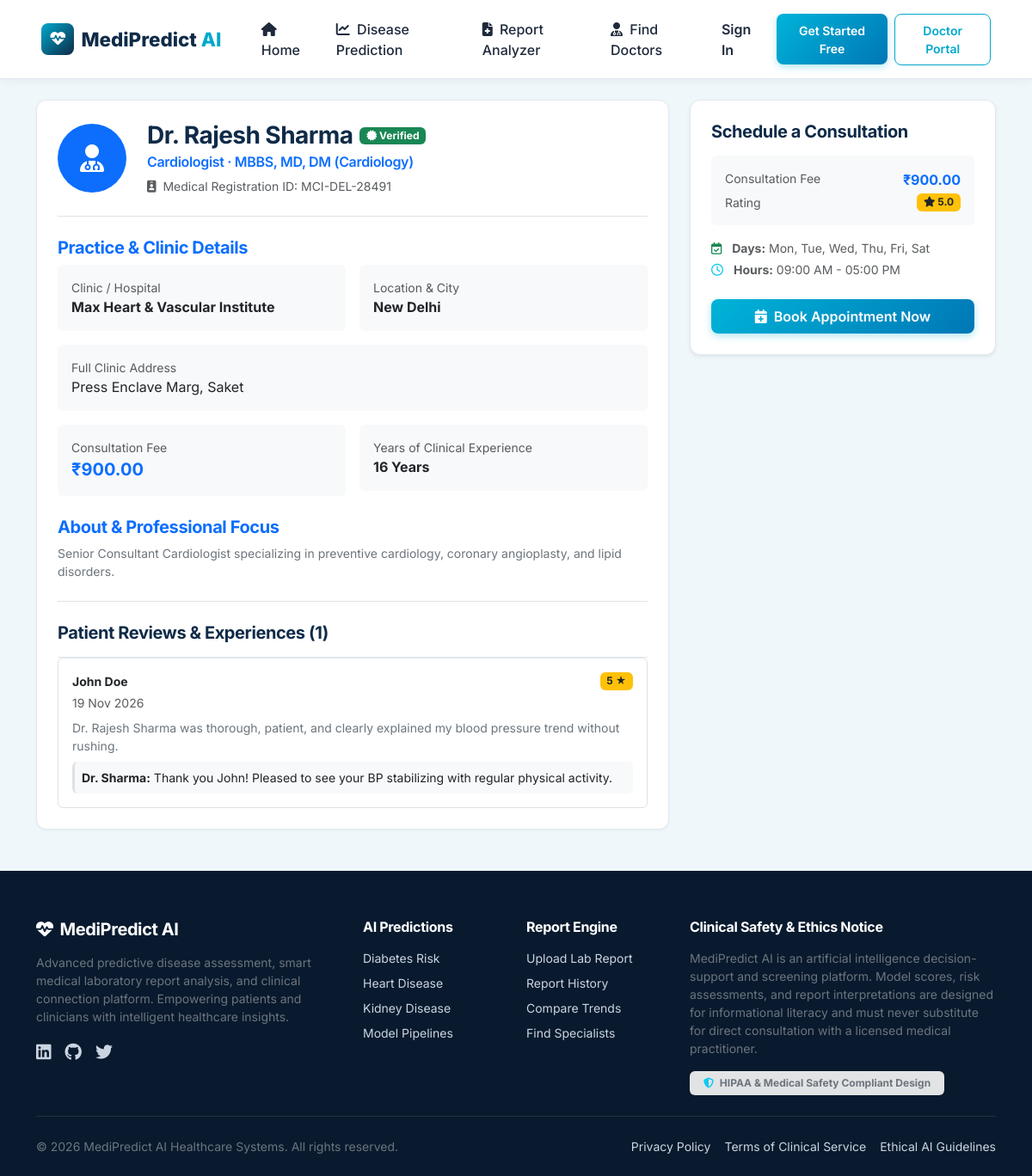
Page /appointments/doctor/1/ on the committed database.
### core/models.py (models this page shows, shortened)
class DoctorProfile(models.Model):
    SPECIALIZATIONS = [
        ('General Physician', 'General Physician'),
        ('Cardiologist', 'Cardiologist (Heart Specialist)'),
        ('Diabetologist / Endocrinologist', 'Diabetologist / Endocrinologist'),
        ('Nephrologist', 'Nephrologist (Kidney Specialist)'),
        ('Pathologist', 'Pathologist (Lab Medicine)'),
        ('Pulmonologist', 'Pulmonologist (Chest & Lungs)'),
        ('Neurologist', 'Neurologist'),
        ('Pediatrician', 'Pediatrician'),
    ]
    user = models.OneToOneField(CustomUser, on_delete=models.CASCADE, related_name='doctor_profile')
    qualification = models.CharField(max_length=150, help_text="e.g. MBBS, MD, DM (Cardiology)")
    specialization = models.CharField(max_length=60, choices=SPECIALIZATIONS, default='General Physician')
    license_number = models.CharField(max_length=50, unique=True, help_text="Medical Council Registration No.")
    clinic_name = models.CharField(max_length=150, default="City Health Clinic")
    clinic_address = models.TextField(default="Connaught Place, Central Delhi")
    city = models.CharField(max_length=100, default="New Delhi")
    latitude = models.FloatField(default=28.6139, help_text="GPS Latitude for map integration")
    longitude = models.FloatField(default=77.2090, help_text="GPS Longitude for map integration")
    consultation_fee = models.DecimalField(max_digits=8, decimal_places=2, default=500.00)
    experience_years = models.PositiveIntegerField(default=5)
    bio = models.TextField(blank=True, null=True)
    is_verified = models.BooleanField(default=False, help_text="Verified by MediPredict AI Admin")
    available_days = models.CharField(max_length=100, default="Mon, Tue, Wed, Thu, Fri, Sat")
    available_time_start = models.TimeField(default="09:00:00")
    available_time_end = models.TimeField(default="17:00:00")

class CustomUser(AbstractUser):
    ROLE_CHOICES = (
        ('PATIENT', 'Patient'),
        ('DOCTOR', 'Doctor'),
        ('ADMIN', 'Administrator'),
    )
    role = models.CharField(max_length=15, choices=ROLE_CHOICES, default='PATIENT')
    phone = models.CharField(max_length=20, blank=True, null=True)
    date_of_birth = models.DateField(blank=True, null=True)
    gender = models.CharField(
        max_length=15,
        choices=[('Male', 'Male'), ('Female', 'Female'), ('Other', 'Other')],
        blank=True, null=True
    )
    profile_picture = models.ImageField(upload_to='avatars/', blank=True, null=True)
    created_at = models.DateTimeField(auto_now_add=True)
    updated_at = models.DateTimeField(auto_now=True)

### appointments/models.py (models this page shows, shortened)
class DoctorReview(models.Model):
    patient = models.ForeignKey(settings.AUTH_USER_MODEL, on_delete=models.CASCADE, related_name='given_reviews')
    doctor = models.ForeignKey(DoctorProfile, on_delete=models.CASCADE, related_name='received_reviews')
    rating = models.PositiveSmallIntegerField(choices=[(i, f"{i} Stars") for i in range(1, 6)], default=5)
    comment = models.TextField(help_text="Patient feedback regarding consultation and care")
    doctor_reply = models.TextField(blank=True, null=True, help_text="Response from the attending doctor")
    created_at = models.DateTimeField(auto_now_add=True)
    class Meta:
        ordering = ['-created_at']

### appointments/views.py (the view)
# urls.py: path('doctor/<int:pk>/', views.doctor_detail, name='doctor_detail'),
def doctor_detail(request, pk):
    doctor = get_object_or_404(DoctorProfile.objects.select_related('user'), pk=pk)
    reviews = doctor.received_reviews.select_related('patient').all()
    avg_rating = reviews.aggregate(Avg('rating'))['rating__avg']
    avg_rating_display = round(avg_rating, 1) if avg_rating else 'New'
    return render(request, 'appointments/doctor_profile.html', {
        'doctor': doctor,
        'reviews': reviews,
        'avg_rating': avg_rating_display,
        'review_count': reviews.count(),
    })

### core/context_processors.py (called while the page is built, shortened)
def global_context(request):
    context = {
        'APP_NAME': 'MediPredict AI',
        'APP_TAGLINE': 'Intelligent Healthcare & Predictive Diagnostic Platform',
    }
    return context

### templates/appointments/doctor_profile.html (shortened to what this page needs)
{% extends 'base.html' %}
{% block content %}
<div class="container py-4">
    <div class="row g-4">
        <div class="col-lg-8">
            <div class="card card-medi p-4 mb-4">
                <div class="d-flex align-items-center gap-4 border-bottom pb-4 mb-4">
                    <div class="rounded-circle bg-primary text-white d-flex align-items-center justify-content-center fw-bold fs-2 flex-shrink-0" style="width: 80px; height: 80px;">
                        <i class="fa-solid fa-user-doctor"></i>
                    </div>
                    <div>
                        <div class="d-flex align-items-center gap-2 mb-1">
                            <h3 class="fw-bold mb-0">Dr. {{ doctor.user.get_full_name|default:doctor.user.username }}</h3>
                            {% if doctor.is_verified %}
                                <span class="badge bg-success"><i class="fa-solid fa-certificate"></i> Verified</span>
                            {% endif %}
                        </div>
                        <h6 class="text-primary fw-semibold mb-2">{{ doctor.specialization }} · {{ doctor.qualification }}</h6>
                        <div class="text-muted small">
                            <i class="fa-solid fa-id-badge me-1"></i> Medical Registration ID: {{ doctor.license_number }}
                        </div>
                    </div>
                </div>
                <h5 class="fw-bold text-primary mb-2">Practice & Clinic Details</h5>
                <div class="row g-3 mb-4">
                    <div class="col-md-6">
                        <div class="p-3 bg-light rounded">
                            <small class="text-muted d-block">Clinic / Hospital</small>
                            <span class="fw-bold">{{ doctor.clinic_name }}</span>
                        </div>
                    </div>
                    <div class="col-md-6">
                        <div class="p-3 bg-light rounded">
                            <small class="text-muted d-block">Location & City</small>
                            <span class="fw-bold">{{ doctor.city }}</span>
                        </div>
                    </div>
                    <div class="col-md-12">
                        <div class="p-3 bg-light rounded">
                            <small class="text-muted d-block">Full Clinic Address</small>
                            <span>{{ doctor.clinic_address }}</span>
                        </div>
                    </div>
                    <div class="col-md-6">
                        <div class="p-3 bg-light rounded">
                            <small class="text-muted d-block">Consultation Fee</small>
                            <span class="fw-bold text-primary fs-5">₹{{ doctor.consultation_fee }}</span>
                        </div>
                    </div>
                    <div class="col-md-6">
                        <div class="p-3 bg-light rounded">
                            <small class="text-muted d-block">Years of Clinical Experience</small>
                            <span class="fw-bold">{{ doctor.experience_years }} Years</span>
                        </div>
                    </div>
                </div>
                {% if doctor.bio %}
                    <h5 class="fw-bold text-primary mb-2">About & Professional Focus</h5>
                    <p class="text-secondary small mb-4">{{ doctor.bio }}</p>
                {% endif %}
                <div class="d-flex justify-content-between align-items-center border-top pt-4 mb-3">
                    <h5 class="fw-bold mb-0">Patient Reviews & Experiences ({{ review_count }})</h5>
                </div>
                {% if reviews %}
                    <div class="list-group list-group-flush gap-3">
                        {% for r in reviews %}
                            <div class="list-group-item border rounded p-3">
                                <div class="d-flex justify-content-between align-items-center mb-1">
                                    <span class="fw-bold small">{{ r.patient.get_full_name|default:r.patient.username }}</span>
                                    <span class="badge bg-warning text-dark">{{ r.rating }} ★</span>
                                </div>
                                <div class="text-muted small mb-2">{{ r.created_at|date:"d M Y" }}</div>
                                <p class="small text-secondary mb-2">{{ r.comment }}</p>
                                {% if r.doctor_reply %}
                                    <div class="p-2 bg-light rounded small border-start border-3 border-cyan">
                                        <strong>Dr. {{ doctor.user.last_name }}:</strong> {{ r.doctor_reply }}
                                    </div>
                                {% endif %}
                            </div>
                        {% endfor %}
                    </div>
                {% else %}
                    <div class="text-center py-4 text-muted small">No patient reviews yet. Be the first to share your experience after consultation.</div>
                {% endif %}
            </div>
        </div>
        <div class="col-lg-4">
            <div class="card card-medi p-4 sticky-top shadow-sm" style="top: 90px;">
                <h5 class="fw-bold mb-3">Schedule a Consultation</h5>
                <div class="mb-3 p-3 bg-light rounded">
                    <div class="d-flex justify-content-between mb-1">
                        <span class="text-muted small">Consultation Fee</span>
                        <span class="fw-bold text-primary">₹{{ doctor.consultation_fee }}</span>
                    </div>
                    <div class="d-flex justify-content-between">
                        <span class="text-muted small">Rating</span>
                        <span class="badge bg-warning text-dark"><i class="fa-solid fa-star"></i> {{ avg_rating }}</span>
                    </div>
                </div>
                <div class="small text-muted mb-4">
                    <div><i class="fa-regular fa-calendar-check text-success me-2"></i> <strong>Days:</strong> {{ doctor.available_days }}</div>
                    <div class="mt-1"><i class="fa-regular fa-clock text-info me-2"></i> <strong>Hours:</strong> {{ doctor.available_time_start|time:"h:i A" }} - {{ doctor.available_time_end|time:"h:i A" }}</div>
                </div>
                <a href="{% url 'appointments:book' doctor.pk %}" class="btn btn-cyan w-100 py-2">
                    <i class="fa-solid fa-calendar-plus me-1"></i> Book Appointment Now
                </a>
            </div>
        </div>
    </div>
</div>
{% endblock %}

### static/css/medipredict.css (style rules this page uses)
:root { --primary-navy: #0f2b48; --navy-dark: #091a2e; --cyan-accent: #00a8cc; --cyan-hover: #0090af; --cyan-light: #e0f7fa; --cyan-glow: #2cd4f5; --bg-ice: #f0f7fb; --surface-card: #ffffff; --text-primary: #1e293b; --text-muted: #64748b; --border-subtle: #e2e8f0; --shadow-sm: 0 1px 3px rgba(15, 43, 72, 0.05); --shadow-md: 0 4px 12px rgba(15, 43, 72, 0.08); --shadow-lg: 0 12px 28px rgba(15, 43, 72, 0.12); --radius-sm: 8px; --radius-md: 12px; --radius-lg: 18px; --transition: all 0.25s cubic-bezier(0.4, 0, 0.2, 1); }
body { font-family: 'Inter', -apple-system, BlinkMacSystemFont, 'Segoe UI', Roboto, Helvetica, Arial, sans-serif; background-color: var(--bg-ice); color: var(--text-primary); min-height: 100vh; display: flex; flex-direction: column; }
h1, h2, h3, h4, h5, h6 { color: var(--primary-navy); font-weight: 700; letter-spacing: -0.02em; }
.btn-cyan { background: linear-gradient(135deg, #00b4d8, #0077b6); color: #ffffff; font-weight: 600; border: none; border-radius: var(--radius-sm); padding: 0.55rem 1.25rem; box-shadow: 0 3px 8px rgba(0, 180, 216, 0.3); transition: var(--transition); }
.card-medi { background: #ffffff; border-radius: var(--radius-md); border: 1px solid var(--border-subtle); box-shadow: var(--shadow-sm); transition: var(--transition); }

### rows in the picture
DoctorProfile: user.get_full_name "Rajesh Sharma", specialization "Cardiologist", qualification "MBBS, MD, DM (Cardiology)", license_number "MCI-DEL-28491", clinic_name "Max Heart & Vascular Institute", city "New Delhi", clinic_address "Press Enclave Marg, Saket", consultation_fee "900.00", experience_years "16", bio "Senior Consultant Cardiologist specializing in preventive cardiology, coronary angioplasty, and lipid disorders.", user.last_name "Sharma", available_days "Mon, Tue, Wed, Thu, Fri, Sat", available_time_start "09:00 AM", available_time_end "05:00 PM"
DoctorReview: patient.get_full_name "John Doe", rating "5", created_at "19 Nov 2026", comment "Dr. Rajesh Sharma was thorough, patient, and clearly explained my blood pressure trend without rushing.", doctor_reply "Thank you John! Pleased to see your BP stabilizing with regular physical activity."

### other values in the picture
{{ review_count }} "1"
{{ avg_rating }} "5.0"
